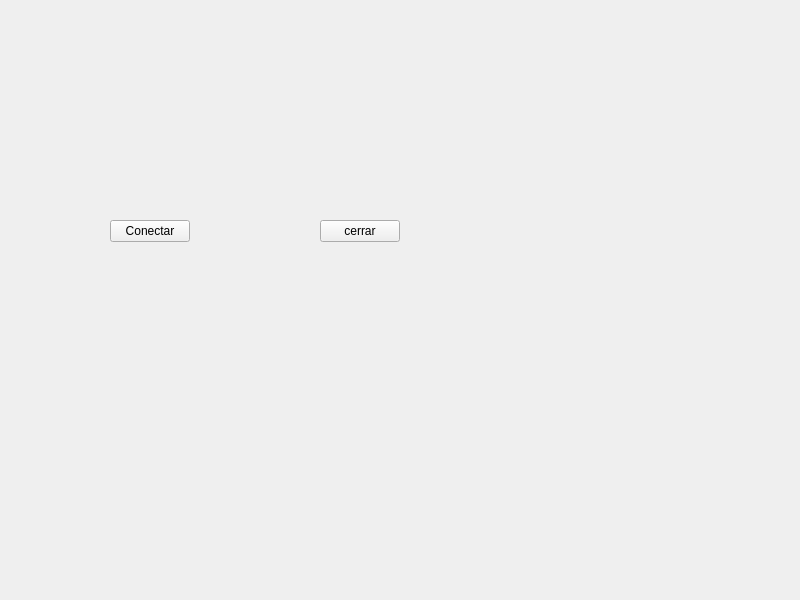
<?xml version="1.0" encoding="UTF-8"?>
<ui version="4.0">
 <class>Client</class>
 <widget class="QWidget" name="Client">
  <property name="geometry">
   <rect>
    <x>0</x>
    <y>0</y>
    <width>800</width>
    <height>600</height>
   </rect>
  </property>
  <property name="windowTitle">
   <string>Client</string>
  </property>
  <widget class="QPushButton" name="pbtnConect">
   <property name="geometry">
    <rect>
     <x>110</x>
     <y>220</y>
     <width>80</width>
     <height>22</height>
    </rect>
   </property>
   <property name="text">
    <string>Conectar</string>
   </property>
  </widget>
  <widget class="QPushButton" name="pBtn_close">
   <property name="geometry">
    <rect>
     <x>320</x>
     <y>220</y>
     <width>80</width>
     <height>22</height>
    </rect>
   </property>
   <property name="text">
    <string>cerrar</string>
   </property>
  </widget>
 </widget>
 <resources/>
 <connections/>
</ui>
